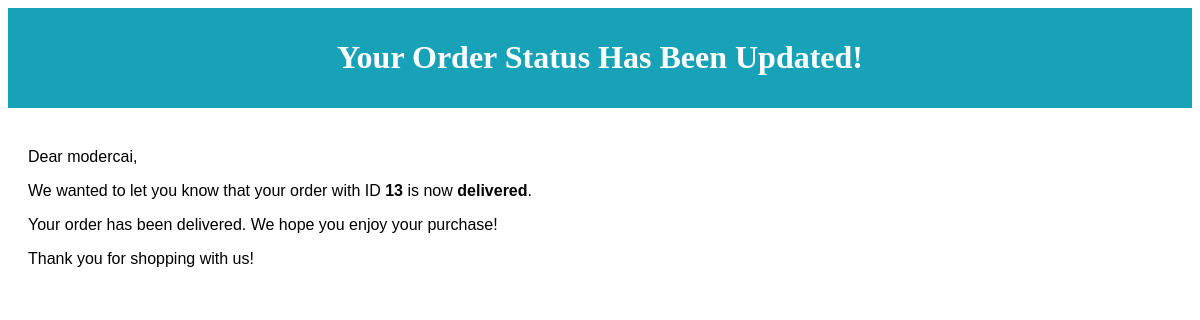
Page /update_order_status/13/ (signed in) on the committed database.
### store/models.py (models this page shows, shortened)
class Order(models.Model):
    PENDING = 'pending'
    PROCESSED = 'in-transit'
    DELIVERED = 'delivered'
    STATUS_CHOICES = (
        (PENDING, 'Pending'),
        (PROCESSED, 'in-transit'),
        (DELIVERED, 'Delivered'),
    )
    first_name = models.CharField(max_length=255)
    last_name = models.CharField(max_length=255)
    address = models.CharField(max_length=255)
    town = models.CharField(max_length=255)
    phone_number = models.CharField(max_length=20, null=False, blank=False)
    paid_amount = models.IntegerField(blank=True, null=True)
    is_paid = models.BooleanField(default=False)
    created_by = models.ForeignKey(User, related_name='orders', on_delete=models.SET_NULL, null=True)
    created_at = models.DateTimeField(auto_now_add=True)
    status = models.CharField(max_length=50, choices=STATUS_CHOICES, default=PENDING)

### userprofile/views.py (the view, shortened to what this page needs)
# urls.py: path('update_order_status/<int:order_id>/', views.update_order_status, name='update_order_status'),
@login_required
def update_order_status(request, order_id):
    order = get_object_or_404(Order, id=order_id)
    context = {
        'order': order,
    }
    return render(request, 'userprofile/pdf/order_status_update.html', context)

### store/context_processors.py (called while the page is built)
def cart(request):
    return {'cart':Cart(request)}

### userprofile/templates/userprofile/pdf/order_status_update.html (shortened to what this page needs)
<!DOCTYPE html>
<html lang="en">
<head>
</head>
<body>
    <div class="header">
        <h1>Your Order Status Has Been Updated!</h1>
    </div>
    <div class="email-body">
        <div class="content">
            <p>Dear {{ order.created_by.username }},</p>
            <p>We wanted to let you know that your order with ID <strong>{{ order.id }}</strong> is now <strong>{{ order.status }}</strong>.</p>
            {% if order.status == 'shipped' %}
            <p>Your order has been shipped and is on its way!</p>
            {% elif order.status == 'delivered' %}
            <p>Your order has been delivered. We hope you enjoy your purchase!</p>
            {% endif %}
            <p>Thank you for shopping with us!</p>
        </div>
    </div>
</body>
</html>

### userprofile/templates/userprofile/pdf/order_status_update.html (style rules this page uses)
.email-body { font-family: Arial, sans-serif; padding: 20px; }
.header { background-color: #17a2b8; color: white; padding: 10px; text-align: center; }
.content { margin-top: 20px; }

### rows in the picture
Order: created_by.username "modercai", id "13", status "delivered"
